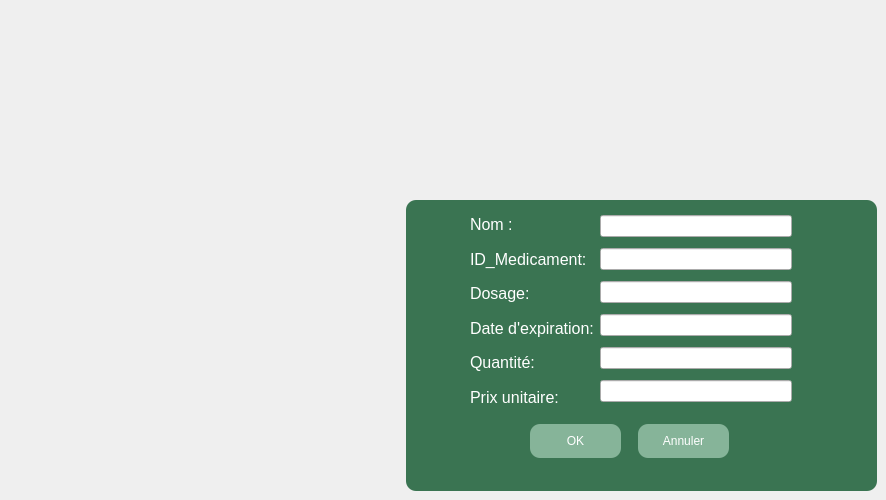
    <widget class="QWidget" name="page_2">
     <widget class="QTableView" name="tableView_4">
      <property name="geometry">
       <rect>
        <x>406</x>
        <y>200</y>
        <width>471</width>
        <height>291</height>
       </rect>
      </property>
      <property name="palette">
       <palette>
        <active>
         <colorrole role="Button">
          <brush brushstyle="SolidPattern">
           <color alpha="255">
            <red>58</red>
            <green>116</green>
            <blue>82</blue>
           </color>
          </brush>
         </colorrole>
         <colorrole role="Base">
          <brush brushstyle="SolidPattern">
           <color alpha="255">
            <red>58</red>
            <green>116</green>
            <blue>82</blue>
           </color>
          </brush>
         </colorrole>
         <colorrole role="Window">
          <brush brushstyle="SolidPattern">
           <color alpha="255">
            <red>58</red>
            <green>116</green>
            <blue>82</blue>
           </color>
          </brush>
         </colorrole>
        </active>
        <inactive>
         <colorrole role="Button">
          <brush brushstyle="SolidPattern">
           <color alpha="255">
            <red>58</red>
            <green>116</green>
            <blue>82</blue>
           </color>
          </brush>
         </colorrole>
         <colorrole role="Base">
          <brush brushstyle="SolidPattern">
           <color alpha="255">
            <red>58</red>
            <green>116</green>
            <blue>82</blue>
           </color>
          </brush>
         </colorrole>
         <colorrole role="Window">
          <brush brushstyle="SolidPattern">
           <color alpha="255">
            <red>58</red>
            <green>116</green>
            <blue>82</blue>
           </color>
          </brush>
         </colorrole>
        </inactive>
        <disabled>
         <colorrole role="Button">
          <brush brushstyle="SolidPattern">
           <color alpha="255">
            <red>58</red>
            <green>116</green>
            <blue>82</blue>
           </color>
          </brush>
         </colorrole>
         <colorrole role="Base">
          <brush brushstyle="SolidPattern">
           <color alpha="255">
            <red>58</red>
            <green>116</green>
            <blue>82</blue>
           </color>
          </brush>
         </colorrole>
         <colorrole role="Window">
          <brush brushstyle="SolidPattern">
           <color alpha="255">
            <red>58</red>
            <green>116</green>
            <blue>82</blue>
           </color>
          </brush>
         </colorrole>
        </disabled>
       </palette>
      </property>
      <property name="contextMenuPolicy">
       <enum>Qt::NoContextMenu</enum>
      </property>
      <property name="acceptDrops">
       <bool>true</bool>
      </property>
      <property name="layoutDirection">
       <enum>Qt::LeftToRight</enum>
      </property>
      <property name="styleSheet">
       <string notr="true">background-color: rgb(58, 116, 82);
 font: 87 9pt &quot;Arial Black&quot;; 
  border-radius: 10px ; /* Arrondi dans tous les coins */
  border: 0px solid rgb(151, 181, 163); /* Bordure de la QLabel en couleur RGB spécifiée */   /*background-color: transparent;*/</string>
      </property>
      <attribute name="horizontalHeaderMinimumSectionSize">
       <number>50</number>
      </attribute>
      <attribute name="horizontalHeaderDefaultSectionSize">
       <number>180</number>
      </attribute>
      <attribute name="verticalHeaderMinimumSectionSize">
       <number>50</number>
      </attribute>
      <attribute name="verticalHeaderDefaultSectionSize">
       <number>70</number>
      </attribute>
     </widget>
     <widget class="QWidget" name="layoutWidget">
      <property name="geometry">
       <rect>
        <x>470</x>
        <y>210</y>
        <width>322</width>
        <height>201</height>
       </rect>
      </property>
      <layout class="QHBoxLayout" name="horizontalLayout_3">
       <item>
        <layout class="QVBoxLayout" name="verticalLayout_3">
         <item>
          <widget class="QLabel" name="realizedOutcomeLabel_3">
           <property name="font">
            <font>
             <pointsize>12</pointsize>
            </font>
           </property>
           <property name="styleSheet">
            <string notr="true">color: rgb(255, 255, 255);
background-color:none;</string>
           </property>
           <property name="text">
            <string>Nom :</string>
           </property>
          </widget>
         </item>
         <item>
          <widget class="QLabel" name="ssnLabel_2">
           <property name="font">
            <font>
             <pointsize>12</pointsize>
            </font>
           </property>
           <property name="styleSheet">
            <string notr="true">color: rgb(255, 255, 255);
background-color:none;</string>
           </property>
           <property name="text">
            <string>ID_Medicament:</string>
           </property>
          </widget>
         </item>
         <item>
          <widget class="QLabel" name="lineEdit_Dosage_3">
           <property name="font">
            <font>
             <pointsize>12</pointsize>
            </font>
           </property>
           <property name="styleSheet">
            <string notr="true">color: rgb(255, 255, 255);
background-color:none;</string>
           </property>
           <property name="text">
            <string>Dosage:</string>
           </property>
          </widget>
         </item>
         <item>
          <widget class="QLabel" name="monthlyCompLabel_2">
           <property name="font">
            <font>
             <pointsize>12</pointsize>
            </font>
           </property>
           <property name="styleSheet">
            <string notr="true">color: rgb(255, 255, 255);
background-color:none;</string>
           </property>
           <property name="text">
            <string>Date d'expiration:</string>
           </property>
          </widget>
         </item>
         <item>
          <widget class="QLabel" name="doneHoursLabel_2">
           <property name="font">
            <font>
             <pointsize>12</pointsize>
            </font>
           </property>
           <property name="styleSheet">
            <string notr="true">color: rgb(255, 255, 255);
background-color:none;</string>
           </property>
           <property name="text">
            <string>Quantité:</string>
           </property>
          </widget>
         </item>
         <item>
          <widget class="QLabel" name="bonusLabel_2">
           <property name="font">
            <font>
             <pointsize>12</pointsize>
            </font>
           </property>
           <property name="styleSheet">
            <string notr="true">color: rgb(255, 255, 255);
background-color:none;</string>
           </property>
           <property name="text">
            <string>Prix unitaire:</string>
           </property>
          </widget>
         </item>
        </layout>
       </item>
       <item>
        <layout class="QVBoxLayout" name="verticalLayout_4">
         <item>
          <widget class="QLineEdit" name="lineEdit_nom_med_2">
           <property name="styleSheet">
            <string notr="true">background-color:none;</string>
           </property>
          </widget>
         </item>
         <item>
          <widget class="QLineEdit" name="lineEdit_ID_2">
           <property name="styleSheet">
            <string notr="true">background-color:none;</string>
           </property>
          </widget>
         </item>
         <item>
          <widget class="QLineEdit" name="lineEdit_Dosage_4">
           <property name="styleSheet">
            <string notr="true">background-color:none;</string>
           </property>
          </widget>
         </item>
         <item>
          <widget class="QLineEdit" name="lineEdit_Date_2">
           <property name="styleSheet">
            <string notr="true">background-color:none;</string>
           </property>
          </widget>
         </item>
         <item>
          <widget class="QLineEdit" name="lineEdit_Quantite_2">
           <property name="styleSheet">
            <string notr="true">background-color:none;</string>
           </property>
          </widget>
         </item>
         <item>
          <widget class="QLineEdit" name="lineEdit_Prix_2">
           <property name="styleSheet">
            <string notr="true">background-color:none;</string>
           </property>
          </widget>
         </item>
        </layout>
       </item>
      </layout>
     </widget>
     <widget class="QWidget" name="layoutWidget_2">
      <property name="geometry">
       <rect>
        <x>530</x>
        <y>420</y>
        <width>199</width>
        <height>42</height>
       </rect>
      </property>
      <layout class="QHBoxLayout" name="horizontalLayout_4">
       <property name="spacing">
        <number>17</number>
       </property>
       <property name="topMargin">
        <number>0</number>
       </property>
       <item>
        <widget class="QPushButton" name="modifier2">
         <property name="styleSheet">
          <string notr="true">QPushButton {
    background-color: rgb(134, 180, 153); /* Couleur par défaut du bouton */
    color: white; /* Couleur du texte */
    border-radius: 10px ; 
    border: 0px solid rgb(151, 181, 163);
    padding: 10px 20px;
}

QPushButton:hover {
    background-color: #45a049; /* Couleur du bouton au survol */
}</string>
         </property>
         <property name="text">
          <string>OK</string>
         </property>
        </widget>
       </item>
       <item>
        <widget class="QPushButton" name="cancelPushButton_2">
         <property name="styleSheet">
          <string notr="true">QPushButton {
    background-color: rgb(134, 180, 153); /* Couleur par défaut du bouton */
    color: white; /* Couleur du texte */
    border-radius: 10px ; 
    border: 0px solid rgb(151, 181, 163);
    padding: 10px 20px;
}

QPushButton:hover {
    background-color: #45a049; /* Couleur du bouton au survol */
}</string>
         </property>
         <property name="text">
          <string>Annuler</string>
         </property>
        </widget>
       </item>
      </layout>
     </widget>
    </widget>
